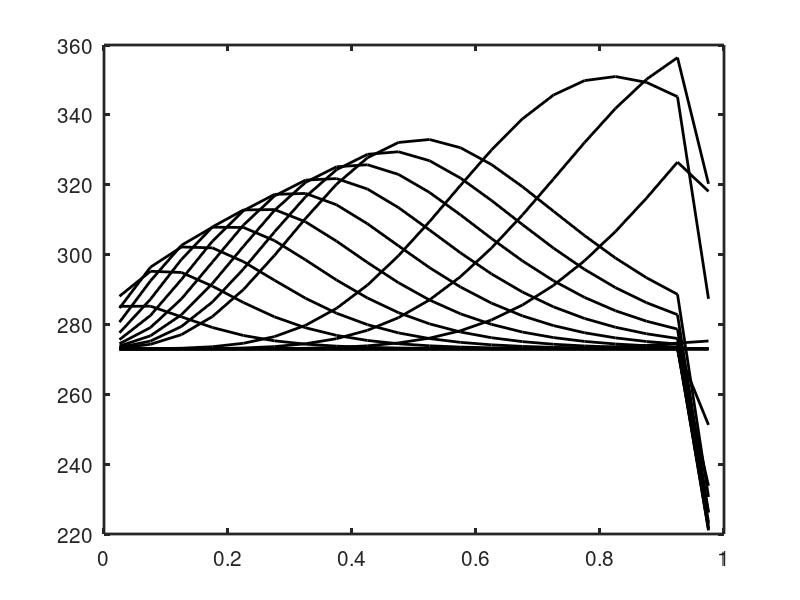
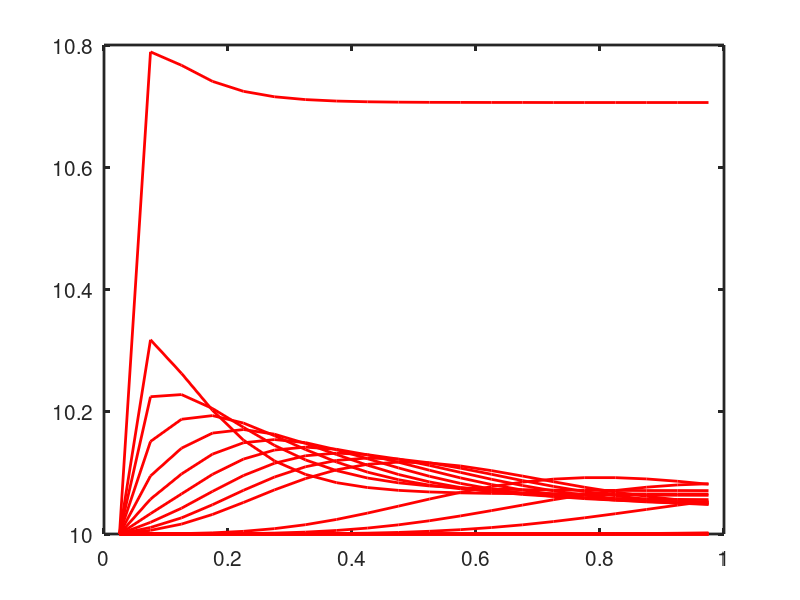
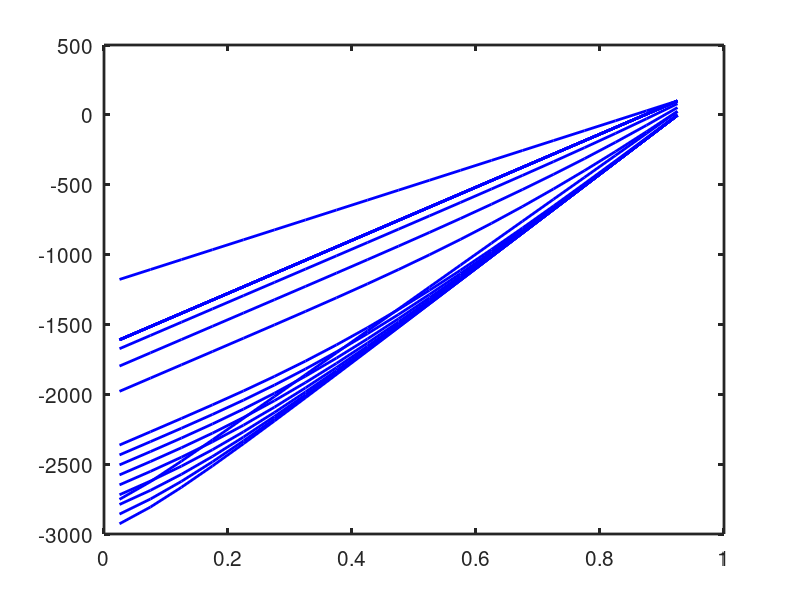
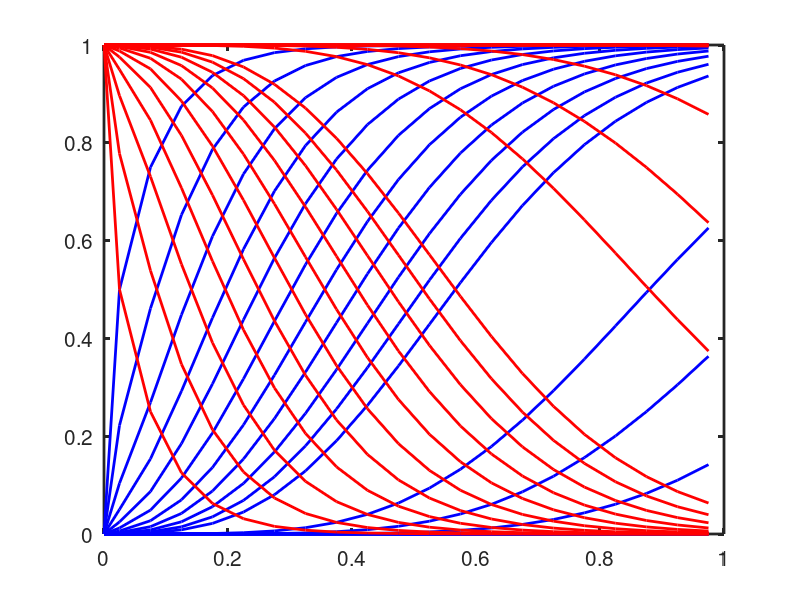

Recreate these plots in MATLAB, in order.
% this script is made to post process the time dependent data
% received from the matlab calculation. 

clear all;
close all;
clc;

A = importdata('output.txt');
y = A.data;

% Assign some pointers
it   = find(strcmpi('Time',A.colheaders));
ix   = find(strcmpi('Position',A.colheaders));
iu   = find(strcmpi('Velocity',A.colheaders));
iT   = find(strcmpi('Temperature',A.colheaders));
iP   = find(strcmpi('Pressure',A.colheaders));
if1  = find(strcmpi('species1',A.colheaders));
if2  = find(strcmpi('species2',A.colheaders));
irho  = find(strcmpi('density',A.colheaders));


% store the values in the appropriate array
time = y(:,it);
x = y(:,ix);
u = y(:,iu);
T = y(:,iT);
P = y(:,iP);
f1 = y(:,if1);
f2 = y(:,if2);
rho = y(:,irho);

% reshape the array such that they can be plotted within
% the computational domain. 
col = length(unique(time));
row = length(u)/col;

x_new = reshape(x,[row, col]);
u_new = reshape(u,[row, col]);
T_new = reshape(T,[row, col]);
P_new = reshape(P,[row, col]);
f1_new = reshape(f1,[row, col]);
f2_new = reshape(f2,[row, col]);
rho_new = reshape(rho,[row, col]);
% plot the results
figure(1)
hold on
plot(x_new(2:row-1,:),T_new(2:row-1,:),'-k','LineWidth',2)
set(gca, 'box', 'on', 'LineWidth', 2, 'FontSize', 15)

figure(2)
hold on
plot(x_new(2:row-1,:),u_new(2:row-1,:),'-r','LineWidth',2)
set(gca, 'box', 'on', 'LineWidth', 2, 'FontSize', 15)

figure(3)
hold on
plot(x_new(2:row-2,:),P_new(2:row-2,:),'-b','LineWidth',2)
set(gca, 'box', 'on', 'LineWidth', 2, 'FontSize', 15)

figure(4)
hold on
plot(x_new(1:row-1,:),f1_new(1:row-1,:),'-b','LineWidth',2)
plot(x_new(1:row-1,:),f2_new(1:row-1,:),'-r','LineWidth',2)
set(gca, 'box', 'on', 'LineWidth', 2, 'FontSize', 15)
 
figure(5)
hold on
plot(x_new(1:row-1,:),rho_new(1:row-1,:),'-k','LineWidth',2)
set(gca, 'box', 'on', 'LineWidth', 2, 'FontSize', 15)